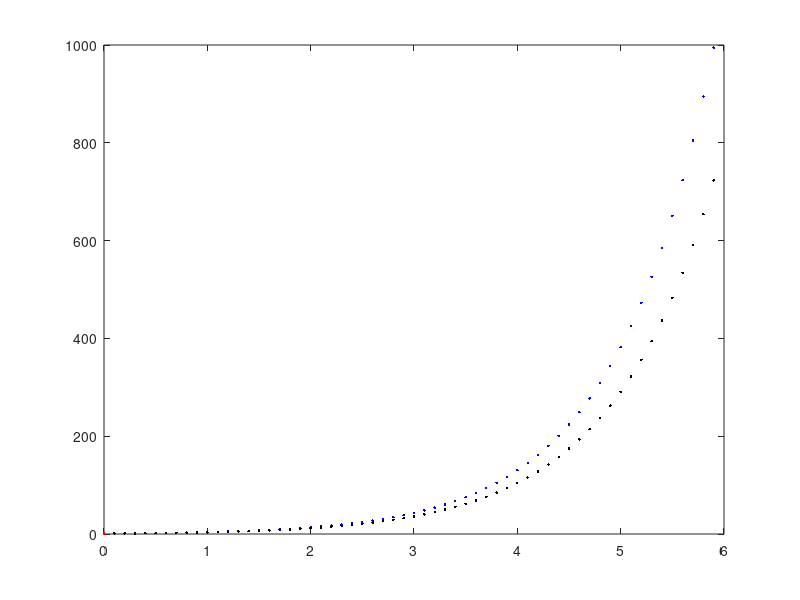

The MATLAB source for this figure: (Note: this script raises an error after producing the figure.)
function Backward_Euler
close all; clc;

% initial condition: y(0) = 1
% f: differential equation
% g: solution under initial condition
f = @(x, y) x + y;
g = @(x) 2 * exp(x) - x - 1;

xold = 0;
yold = 1;
h = 0.1;

absdiff = 0;

figure(2);
plot(xold, yold, 'r.');

n = 100;

for i = 1:n
    xnew = xold + h;
    temp = @(ynew) ynew - yold - h * f(xnew, ynew);
    ynew = fzero(temp, 1);

    drawnow;
    hold on;
    plot(xnew, ynew, 'b.');

    exsol = g(xnew);
    drawnow;
    hold on;
    plot(xnew, exsol, 'k.');

    absdiff = absdiff + abs(ynew - exsol);

    xold = xnew;
    yold = ynew;
end
fprintf("The sum of absolute difference is %d", absdiff);
end
